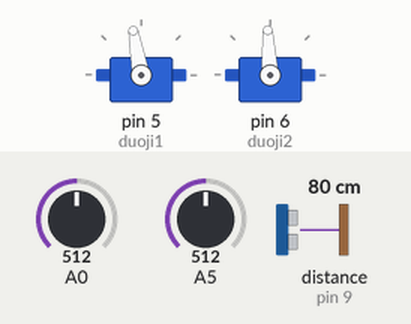
Bench run of a sketch on a simulated Arduino Uno, built with avr-gcc and run on an emulated ATmega328P. Shown: 2 × servo. Wiring (inferred from the names in the program): ultrasonic range finder: trigger pin 8; echo pin 9. The test bench sets the inputs (shaded band); at power-on: distance to the obstacle (sensor on pin 9) 80 cm, A0 = 512, A5 = 512. The echo pulse lasts 58.3 µs per cm; what the sketch prints to the serial monitor is not drawn.

Above: at 1.2 s.
1.3 s: distance to the obstacle (sensor on pin 9) set to 13 cm
2.8 s: distance to the obstacle (sensor on pin 9) set to 10 cm
Timing chart, 0 to 10.7 s (numbered marks = the images above; inputs shaded):
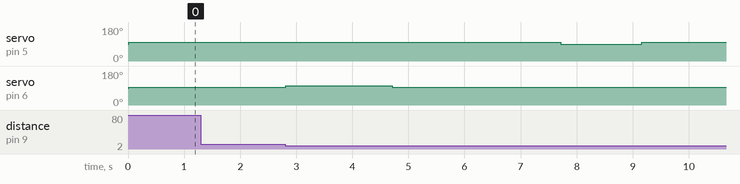

Measured:
- after the input at 1.3 s, every drawn part: stays the same
- after the input at 2.8 s, servo on pin 5 (duoji1): 100° → 90° after 4.9 s, → 100° 1.5 s later; servo on pin 6 (duoji2): 93° → 102° at once, → 93° 1.9 s later

The sketch:

___.ino
```cpp
#include <Servo.h>

Servo duoji1;
Servo duoji2;
int dReact =10;
const int L = 1524;
const int R = 1550;
const int a =100;
int TL;
int TR;
int trigPin = 8;
int echoPin = 9;
int cm;
int time90=1900;
int time92=1450;
int time1 =3000;
int time2 =7000;
void setup() {
  Serial.begin(9600);
pinMode (A0,INPUT);
 pinMode (A5,INPUT);
duoji1.attach(5);
duoji2.attach(6);
pinMode(trigPin,OUTPUT);
pinMode(echoPin,INPUT);// put your setup code here, to run once:
cm=100;

}

void loop() {
  digitalWrite(trigPin,LOW);
delayMicroseconds(2);
digitalWrite(trigPin,HIGH);
delayMicroseconds(10);
digitalWrite(trigPin,LOW);
cm = pulseIn(echoPin, HIGH)/58.0;
Serial.print(cm);
Serial.print("cm");
Serial.println();
delay(10);
if (cm<=dReact){
 duoji1.writeMicroseconds(L+50);
 duoji2.writeMicroseconds(R+50);
 delay(time90);
  duoji1.writeMicroseconds(L+50);
 duoji2.writeMicroseconds(R-50);
 delay(time1);
  duoji1.writeMicroseconds(L-50);
 duoji2.writeMicroseconds(R-50);
 delay(time92);
   duoji1.writeMicroseconds(L+50);
 duoji2.writeMicroseconds(R-50);
 delay(time2);
   duoji1.writeMicroseconds(L-50);
 duoji2.writeMicroseconds(R-50);
 delay(time92);
 duoji1.writeMicroseconds(L+50);
 duoji2.writeMicroseconds(R-50);
 delay(time1);
 duoji1.writeMicroseconds(L+50);
 duoji2.writeMicroseconds(R+50);
 delay(time90);
}
else
 TL = analogRead(A0);
TR = analogRead(A5);
if (TL>=a && TR>=a ){
duoji1.writeMicroseconds(L+50);
duoji2.writeMicroseconds(R-50);
delayMicroseconds(25);
}else if(TL >= a && TR <= a){
duoji1.writeMicroseconds(L);
duoji2.writeMicroseconds(R-50);
delay(100);
}else if (TL <= a && TR <= a){

duoji1.writeMicroseconds(L+50);
duoji2.writeMicroseconds(R-50);
delayMicroseconds(10);
}else{
duoji1.writeMicroseconds(L+50);
duoji2.writeMicroseconds(R);
delay(100);
}
}


// put your main code here, to run repeatedly:
```
